Frame 1 (no input): blank canvas, image omitted
Frame 60 (the mouse pressed at the canvas centre just before this capture): blank canvas, image omitted
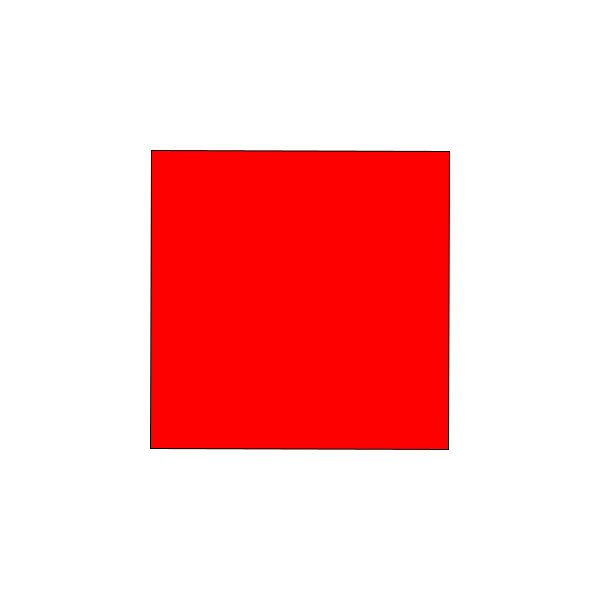
Frame 120 (the mouse held since frame 60 and released just before this capture)

The Processing sketch whose frames 1 and 60 were blank and that drew this single picture after the mouse press (run headless with seeded random() and noise(); from frame 60 on, the mouse is pressed at the canvas centre):

// Processing sketch: matrix_square_transformations_v5_K_J
// ── matrix_square_transformations_v5_K_J.pde

int nD = 2; //# of dimensions

int[][] SMatrix = new int[2][2]; //scale matrix
int[][] RMatrix = new int[2][2]; // rotate matrix
int[] vector =   {1,1} ;          // original vector
float theta = 0;


void setup(){

size(600,600);
  translate(300,300);
}
void draw(){
  background(255);
  translate(300,300);
  float[] sum =   {0,0} ;
  
    int[][] SMatrix = {  {-mouseY/2,0},
                        {0,-mouseY/2}  };
   
   theta = map (mouseX, -300,300,0,(2* PI)) ; //get angle from x position
   
 float[][] RMatrix = {  {cos(theta),sin(theta)},
                        {-sin(theta),cos(theta)}  };
   
   //rotate
    for (int i = 0; i < nD; i++) {
for (int j = 0; j < nD; j++) {

   sum[j] = (vector[i] * RMatrix[i][j]  ) + sum[j];
}
 }
 
 //scale
    for (int i = 0; i < nD; i++) {
for (int j = 0; j < nD; j++) {

    sum[j] = (SMatrix[j][i] * sum[j])+ sum[j] ;
   
    }
}
fill(255,0,0);
  quad(sum[0],sum[1],-sum[1],sum[0],-sum[0],-sum[1],sum[1],-sum[0]);
  
}
   
   
   
  


 
  

    
